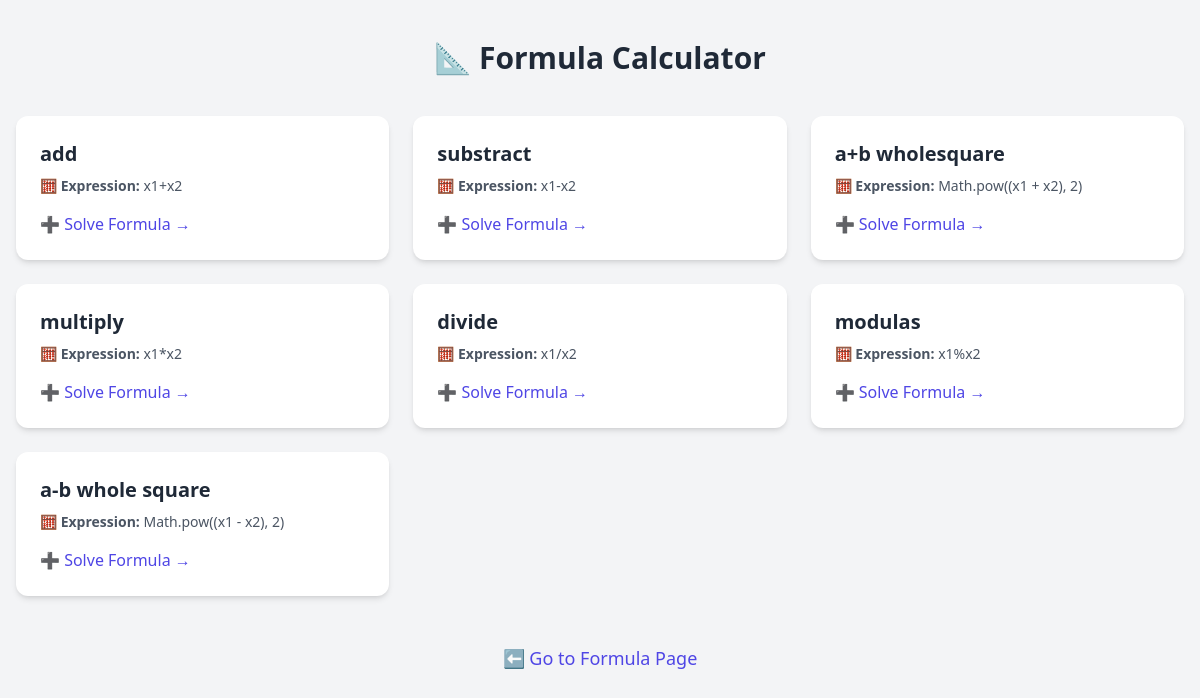
The page / on the database its author committed.
### app/models.py (models this page shows, shortened)
class Formula(models.Model):
    name = models.CharField(max_length=100)
    expression = models.TextField(help_text="Write formula like a + b * c - d / e")
    variables = models.JSONField(help_text='List of variables like ["a", "b", "c", "d", "e"]')

### dyamiccalculater/views.py (the view)
# urls.py: 2. Add a URL to urlpatterns:  path('', views.home, name='home')
def home(request):
    fromulas = Formula.objects.all()
    return render(request, 'home.html', {'formulas': fromulas})

### templates/home.html (shortened to what this page needs)
<!DOCTYPE html>
<html lang="en">
<head>
  <script src="https://cdn.tailwindcss.com"></script>
</head>
<body class="bg-gray-100 min-h-screen px-4 py-10">
  <div class="max-w-7xl mx-auto">
    <h1 class="text-3xl font-bold text-center text-gray-800 mb-10">📐 Formula Calculator</h1>
    {% if formulas %}
      <div class="grid grid-cols-1 sm:grid-cols-2 lg:grid-cols-3 gap-6">
        {% for var in formulas %}
          <div class="bg-white shadow-md rounded-xl p-6 hover:shadow-lg transition">
            <h2 class="text-xl font-semibold text-gray-800">{{ var.name }}</h2>
            <p class="text-sm text-gray-600 mt-2">🧮 <strong>Expression:</strong> {{ var.expression }}</p>
            <a href="{% url 'solve_formula' var.id %}" class="mt-4 inline-block text-indigo-600 hover:text-indigo-800 font-medium">
              ➕ Solve Formula →
            </a>
          </div>
        {% endfor %}
      </div>
    {% else %}
      <p class="text-center text-gray-500 mt-10">No formulas found.</p>
    {% endif %}
    <div class="mt-12 text-center">
      <a href="{% url 'home' %}" class="text-indigo-600 hover:underline font-medium text-lg">⬅ Go to Formula Page</a>
    </div>
  </div>
</body>
</html>

### rows shown on the page
Formula: name "add", expression "x1+x2"
Formula: name "substract", expression "x1-x2"
Formula: name "a+b wholesquare", expression "Math.pow((x1 + x2), 2)"
Formula: name "multiply", expression "x1*x2"
Formula: name "divide", expression "x1/x2"
Formula: name "modulas", expression "x1%x2"
Formula: name "a-b whole square", expression "Math.pow((x1 - x2), 2)"
